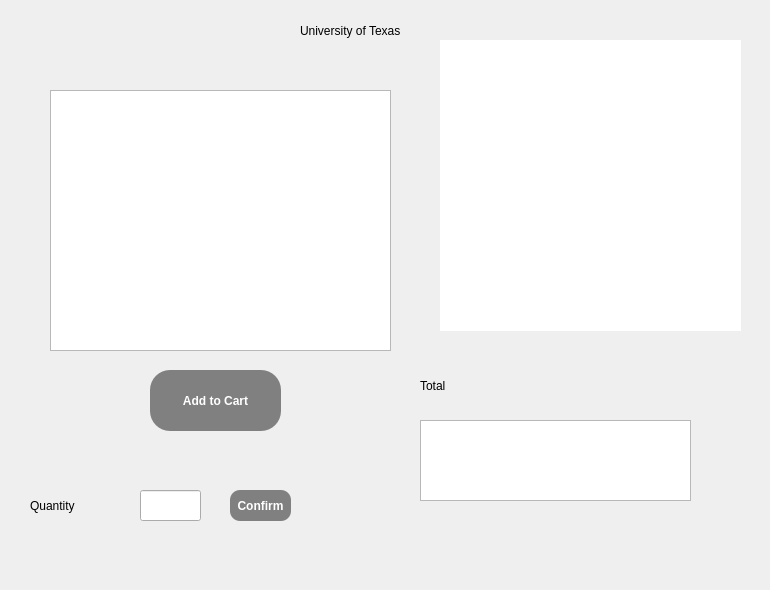
   <widget class="QWidget" name="page_2">
    <widget class="QTableWidget" name="tableWidget_totaltexas">
     <property name="geometry">
      <rect>
       <x>420</x>
       <y>420</y>
       <width>271</width>
       <height>81</height>
      </rect>
     </property>
    </widget>
    <widget class="QLabel" name="label_totaltexas">
     <property name="geometry">
      <rect>
       <x>420</x>
       <y>370</y>
       <width>71</width>
       <height>31</height>
      </rect>
     </property>
     <property name="text">
      <string>Total</string>
     </property>
    </widget>
    <widget class="QTableWidget" name="tableWidget_texas">
     <property name="geometry">
      <rect>
       <x>50</x>
       <y>90</y>
       <width>341</width>
       <height>261</height>
      </rect>
     </property>
     <property name="editTriggers">
      <set>QAbstractItemView::NoEditTriggers</set>
     </property>
    </widget>
    <widget class="QPushButton" name="pushButton_selectPurchase_texas">
     <property name="geometry">
      <rect>
       <x>150</x>
       <y>370</y>
       <width>131</width>
       <height>61</height>
      </rect>
     </property>
     <property name="styleSheet">
      <string notr="true">QPushButton {
	background-color: gray;
	border-style: inset;
	color: white;
	font-weight: bold;
	border-radius: 20px;
}

QPushButton:hover {
	background-color: lightgray;
	color: black;	
}</string>
     </property>
     <property name="text">
      <string>Add to Cart</string>
     </property>
    </widget>
    <widget class="QPushButton" name="next_13">
     <property name="geometry">
      <rect>
       <x>700</x>
       <y>520</y>
       <width>61</width>
       <height>61</height>
      </rect>
     </property>
     <property name="styleSheet">
      <string notr="true">QPushButton {
	background-image: url('res/nxt.png');
    background-repeat: no-repeat;
    background-position: center center;
	border-style: inset;
	border-radius: 30px;
}</string>
     </property>
     <property name="text">
      <string/>
     </property>
    </widget>
    <widget class="QGraphicsView" name="texas_view">
     <property name="geometry">
      <rect>
       <x>440</x>
       <y>40</y>
       <width>301</width>
       <height>291</height>
      </rect>
     </property>
     <property name="styleSheet">
      <string notr="true">QGraphicsView {
	background-image: url('res/texas_logo.png');
    background-repeat: no-repeat;
    background-position: center center;
	border-style: groove;
	border-radius: 40px;
}</string>
     </property>
    </widget>
    <widget class="QLabel" name="texas_title">
     <property name="geometry">
      <rect>
       <x>300</x>
       <y>0</y>
       <width>251</width>
       <height>61</height>
      </rect>
     </property>
     <property name="text">
      <string>University of Texas</string>
     </property>
    </widget>
    <widget class="QLineEdit" name="lineEdit_quantity_texas">
     <property name="geometry">
      <rect>
       <x>140</x>
       <y>490</y>
       <width>61</width>
       <height>31</height>
      </rect>
     </property>
    </widget>
    <widget class="QPushButton" name="pushButton_quantityTexas">
     <property name="geometry">
      <rect>
       <x>230</x>
       <y>490</y>
       <width>61</width>
       <height>31</height>
      </rect>
     </property>
     <property name="styleSheet">
      <string notr="true">QPushButton {
	background-color: gray;
	border-style: inset;
	color: white;
	font-weight: bold;
	border-radius: 10px;
}

QPushButton:hover {
	background-color: lightgray;
	color: black;	
}</string>
     </property>
     <property name="text">
      <string>Confirm</string>
     </property>
    </widget>
    <widget class="QLabel" name="label_QTexas">
     <property name="geometry">
      <rect>
       <x>30</x>
       <y>490</y>
       <width>91</width>
       <height>31</height>
      </rect>
     </property>
     <property name="text">
      <string>Quantity</string>
     </property>
    </widget>
   </widget>
